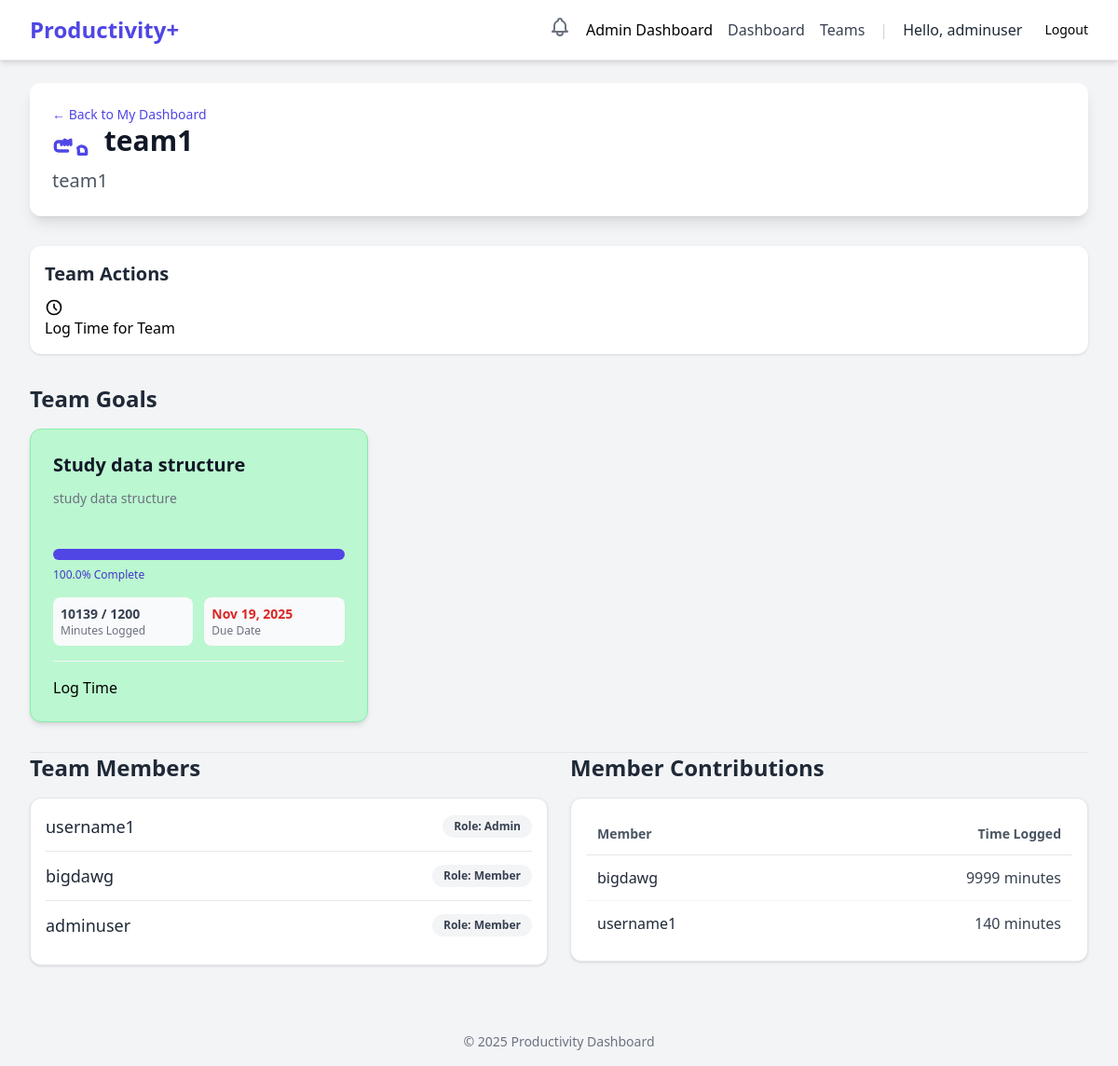
Screenshot of /teams/1/ (signed in) with the database file from the repository.
### users/models.py (models this page shows, shortened)
class CustomUser(AbstractUser):
    class Role(models.TextChoices):
        USER = 'USER', 'User'
        ADMIN = 'ADMIN', 'Admin'
    role = models.CharField(max_length=50, choices=Role.choices, default=Role.USER)
    email = models.EmailField(unique=True)
    created_at = models.DateTimeField(auto_now_add=True)

### teams/models.py (models this page shows, shortened)
class Team(models.Model):
    team_name = models.CharField(max_length=255)
    team_desc = models.TextField(blank=True, null=True, help_text="Description")
    members = models.ManyToManyField(
        settings.AUTH_USER_MODEL,
        through='TeamMember',
        related_name='teams'
    )
    created_at = models.DateTimeField(auto_now_add=True)

class TeamGoal(BaseGoal):
    team = models.ForeignKey(
        Team,
        on_delete=models.CASCADE,
        related_name='team_goals'
    )
    class Meta:
        db_table = 'teams_teamgoal'

class TeamMember(models.Model):
    class Role(models.TextChoices):
        MEMBER = 'MEMBER', 'Member'
        ADMIN = 'ADMIN', 'Admin' # Or 'Leader'
    user = models.ForeignKey(settings.AUTH_USER_MODEL, on_delete=models.CASCADE)
    team = models.ForeignKey(Team, on_delete=models.CASCADE)
    role = models.CharField(max_length=50, choices=Role.choices, default=Role.MEMBER)
    created_at = models.DateTimeField(auto_now_add=True)
    class Meta:
        unique_together = ('user', 'team')

### teams/views.py (the view)
# urls.py: path('<int:team_id>/', views.team_dashboard_view, name='team_dashboard'),
@login_required
def team_dashboard_view(request, team_id):
    team = get_object_or_404(Team, pk=team_id)
    current_user_role = TeamMember.Role.MEMBER # Default to Member
    try:
        member_instance = TeamMember.objects.get(
            user=request.user,
            team=team
        )
        current_user_role = member_instance.role # Set the actual role (MEMBER or ADMIN)
    except TeamMember.DoesNotExist:
        messages.error(request, "You are not an active member of this team.")
        return redirect('dashboard:dashboard_view')
    team_members = TeamMember.objects.filter(team=team).select_related('user')
    team_goals_query = TeamGoal.objects.filter(team=team).annotate(
        logged_minutes=Coalesce(Sum('time_logs__minutes'), 0)
    ).order_by('end_date')
    team_goals_with_progress = []
    for goal in team_goals_query:
        percentage = 0
        target = goal.target_minutes
        logged = goal.logged_minutes
        if target > 0:
            percentage = min(100, int((logged / target)* 100))
        else:
            percentage = 0
        team_goals_with_progress.append({
            'goal': goal,
            'logged_minutes': logged,
            'target_minutes': target,
            'percentage': percentage,
        })
    member_contributions = TeamTimeLog.objects.filter(
        goal__team=team
    ).values(
        'user__username'  # Group by username
    ).annotate(
        total_minutes=Sum('minutes')
    ).order_by(
        '-total_minutes'  # Show top contributors first
    )
    context = {
        'page_title': team.team_name,
        'team': team,
        'current_user_role': current_user_role,
        'team_members': team_members, # From your existing code
        'team_goals_list': team_goals_with_progress,
        'member_contributions': member_contributions,
    }
    return render(request, 'teams/team_dashboard.html', context)

### dashboard/models.py (called while the page is built)
    @property
    def target_minutes(self):
        if self.target_time:
            return int(self.target_time.total_seconds() / 60)
        return 0

### users/context_processors.py (called while the page is built)
def unread_notifications(request):
    if request.user.is_authenticated:
        notifications = Notification.objects.filter(
            user=request.user,
            is_read=False
        )
        return {
            'unread_notifications': notifications,
            'unread_notification_count': notifications.count()
        }
    return {}

### templates/teams/team_dashboard.html (shortened to what this page needs)
{% extends "base.html" %}
{% load static %}
{% block content %}
<div class="max-w-7xl mx-auto py-6 sm:px-6 lg:px-8">
    <div class="dashboard-header mb-8 p-6 bg-white rounded-xl shadow-lg">
        <p class="text-sm font-medium text-indigo-600">
            <a href="{% url 'dashboard:dashboard_view' %}" class="hover:underline">
                &larr; Back to My Dashboard
            </a>
        </p>
        <h2 class="text-3xl font-extrabold text-gray-900">
            {{ team.team_name }}
        </h2>
        <p class="mt-2 text-xl text-gray-600">{{ team.team_desc }}</p>
    </div>
    <div class="actions-section mb-8 p-4 bg-white rounded-xl shadow">
        <h3 class="text-xl font-semibold mb-3 text-gray-800">Team Actions</h3>
        <div class="flex flex-wrap gap-3">
            <a href="#" class="button button-secondary">
                <svg class="w-5 h-5 mr-2" fill="none" stroke="currentColor" viewBox="0 0 24 24" xmlns="http://www.w3.org/2000/svg"><path stroke-linecap="round" stroke-linejoin="round" stroke-width="2" d="M12 8v4l3 3m6-3a9 9 0 11-18 0 9 9 0 0118 0z"></path></svg>
                Log Time for Team
            </a>
        </div>
    </div>
    <div class="active-goals-section mb-8">
        <h3 class="text-2xl font-bold mb-4 text-gray-800">Team Goals</h3>
        {% if team_goals_list %}
            <div class="grid grid-cols-1 md:grid-cols-2 lg:grid-cols-3 gap-6">
                {% for item in team_goals_list %}
                <div class="goal-card  p-6 rounded-xl border shadow-md {% if item.percentage >= 100 %}bg-green-200 border-green-300{%else %}bg-white border-gray-200{% endif %} ">
                    <a href="{% url 'teams:team_goal_detail' team_id=team.id goal_id=item.goal.id %}" class="block hover:text-indigo-600">
                        <h4 class="text-xl font-semibold text-gray-900 mb-3">{{ item.goal.title }}</h4>
                    </a>
                    <p class="text-sm text-gray-500 mb-4 h-12 overflow-hidden">{{ item.goal.description|truncatechars:80 }}</p>
                    <div class="progress-bar-container w-full bg-gray-200 rounded-full h-3 mb-2">
                        <div class="progress-bar h-3 rounded-full bg-indigo-600" style="width: {{ item.percentage }}%; max-width: 100%;"></div>
                    </div>
                    <p class="text-xs font-medium text-indigo-700 mb-4">{{ item.percentage|floatformat:1 }}% Complete</p>
                    <div class="grid grid-cols-2 gap-3 mb-4 text-sm text-gray-700">
                        <div class="p-2 bg-gray-50 rounded-lg">
                            <span class="block font-bold">{{ item.logged_minutes }} / {{ item.target_minutes }}</span>
                            <span class="block text-xs text-gray-500">Minutes Logged</span>
                        </div>
                        <div class="p-2 bg-gray-50 rounded-lg">
                            <span class="block font-bold text-red-600">{{ item.goal.end_date|date:"M d, Y" }}</span>
                            <span class="block text-xs text-gray-500">Due Date</span>
                        </div>
                    </div>
                    <div class="flex flex-wrap gap-2 pt-4 border-t border-gray-100">
                        <a href="{% url 'teams:team_time_log_create' team_id=team.id goal_id=item.goal.id %}" class="button button-log flex-1">Log Time</a>
                    </div>
                </div>
                {% endfor %}
            </div>
        {% endif %}
    </div>
    <hr classs="my-8 border-gray-300">
    <div class="grid grid-cols-1 lg:grid-cols-2 gap-6">
        <div class="teams-section">
            <h3 class="text-2xl font-bold mb-4 text-gray-800">Team Members</h3>
            <ul class="space-y-3 p-4 bg-white rounded-xl shadow border border-gray-200">
            {% for member in team_members %}
                <li class="flex justify-between items-center border-b pb-3 last:border-b-0">
                    <span class="text-lg font-medium text-gray-800">
                        {{ member.user.username }}
                    </span>
                    <span class="px-3 py-1 text-xs font-semibold rounded-full bg-gray-100 text-gray-700">
                        Role: {{ member.get_role_display }}
                    </span>
                </li>
            {% empty %}
                <li class="text-gray-500">This team has no members.</li>
            {% endfor %}
            </ul>
        </div>
        <div class="teams-section">
            <h3 class="text-2xl font-bold mb-4 text-gray-800">Member Contributions</h3>
            <div class="p-4 bg-white rounded-xl shadow border border-gray-200 overflow-x-auto">
                <table class="w-full min-w-full text-left">
                    <thead>
                        <tr class="border-b border-gray-200">
                            <th class="p-3 text-sm font-semibold text-gray-600">Member</th>
                            <th class="p-3 text-sm font-semibold text-gray-600 text-right">Time Logged</th>
                        </tr>
                    </thead>
                    <tbody>
                    {% for contrib in member_contributions %}
                        <tr class="border-b border-gray-100 last:border-b-0">
                            <td class="p-3 font-medium text-gray-800">{{ contrib.user__username }}</td>
                            <td class="p-3 text-gray-700 text-right">{{ contrib.total_minutes }} minutes</td>
                        </tr>
                    {% empty %}
                        <tr>
                            <td colspan="2" class="p-3 text-gray-500">No time has been logged yet.</td>
                        </tr>
                    {% endfor %}
                    </tbody>
                </table>
            </div>
        </div>
    </div>
</div>
{% endblock %}

### templates/base.html (shortened to what this page needs)
{% load static %}
<!DOCTYPE html>
<html lang="en">
<head>
    <script src="https://cdn.tailwindcss.com"></script>
</head>
<body class="bg-gray-100 font-sans">
    <nav class="bg-white shadow-md border-b border-gray-200">
        <div class="max-w-7xl mx-auto px-4 sm:px-6 lg:px-8">
            <div class="flex justify-between items-center h-16">
                <div class="flex-shrink-0">
                    <a href="{% url 'index' %}" class="text-2xl font-bold text-indigo-600">Productivity+</a>
                </div>
                <div class="flex items-center space-x-4">
                    {% if user.is_authenticated %}
                    <div class="relative">
                        <button id="notification-bell" class="text-gray-500 hover:text-gray-700">
                        </button>
                        </div>
                        {% if request.user.role == "ADMIN" %}
                            <a href="{% url 'users:admin_dashboard' %}">Admin Dashboard</a>
                        {% endif %}
                        <a href="{% url 'dashboard:dashboard_view' %}" class="text-gray-700 hover:text-indigo-600">Dashboard</a>
                        <a href="{% url 'teams:team_list' %}" class="text-gray-700 hover:text-indigo-600">Teams</a>
                        <span class="text-gray-300">|</span>
                        <span class="text-gray-800 font-medium">Hello, {{ user.username }}</span>
                        <form method="post" action="{% url 'logout' %}" class="flex items-center">
                            <button type="submit" class="ml-2 button button-secondary-danger text-sm">
                                Logout
                            </button>
                        </form>
                    {% else %}
                        <a href="{% url 'login' %}" class="button button-primary">Login</a>
                        <a href="{% url 'register' %}" class="button button-secondary">Sign Up</a>
                    {% endif %}
                </div>
            </div>
        </div>
    </nav>
    <main>
        {% block content %}
        {% endblock %}
    </main>
    <footer class="text-center py-4 mt-8 text-gray-500 text-sm">
        &copy; {% now "Y" %} Productivity Dashboard
    </footer>
</body>
</html>

### templates/teams/team_dashboard.html (style rules this page uses)
.goal-card, .teams-section { transition: transform 0.2s, box-shadow 0.2s; }

### rows the page displays
CustomUser: username "adminuser"
Team: team_name "team1", team_desc "team1"
TeamGoal: goal "Study data structure", goal.description "study data structure", {{ item.percentage }} 100 (drawn), percentage "100.0", logged_minutes "10139", target_minutes "1200", goal.end_date "Nov 19, 2025"
TeamMember: user.username "username1", role "Admin"
TeamMember: user.username "bigdawg", role "Member"
TeamMember: user.username "adminuser", role "Member"
CustomUser: user__username "bigdawg", total_minutes "9999"
CustomUser: user__username "username1", total_minutes "140"
